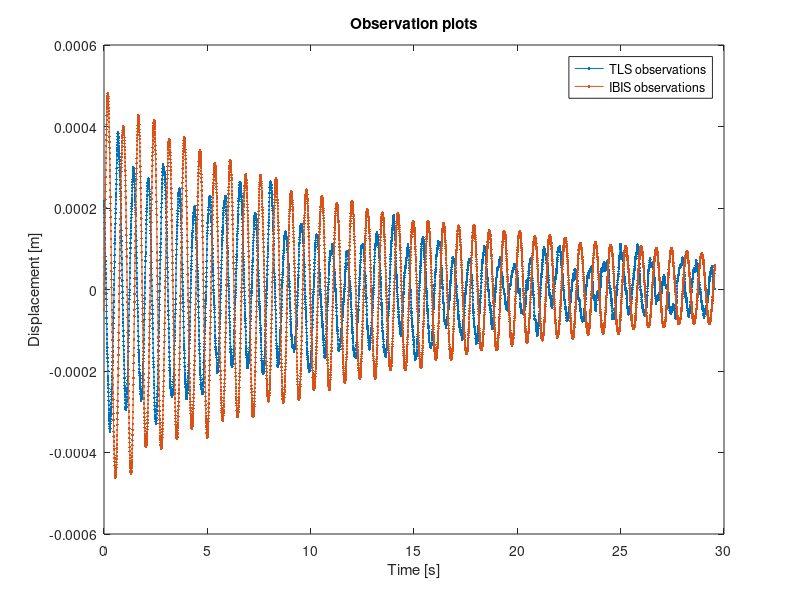
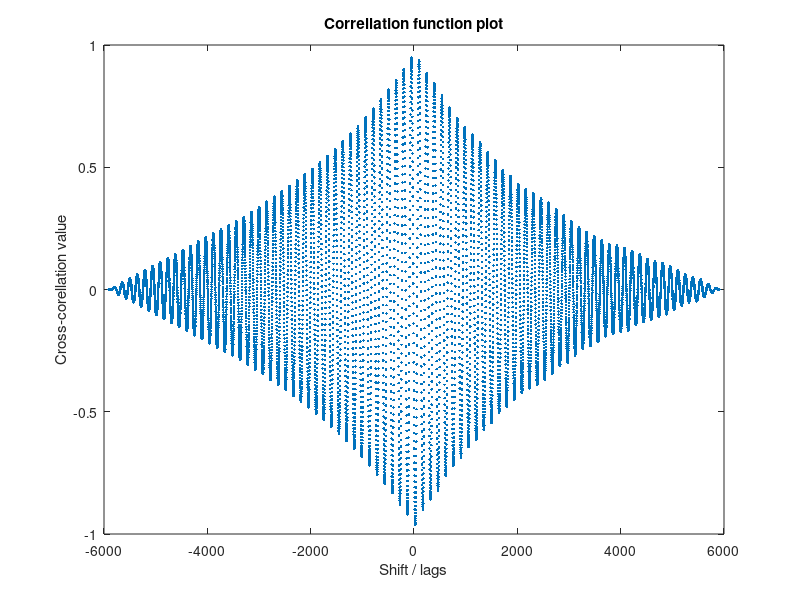
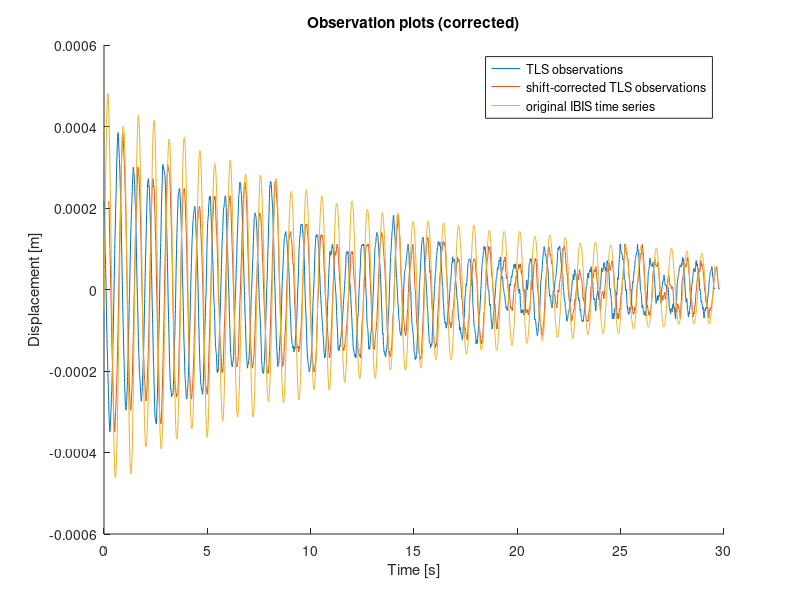

Here is the MATLAB script that generated these plots, in order:
clc;
clear;

close all;
format long g;

%% STOCHASTIC PROCESSES
% Exercise 2 Task4

% plot time series
tls_data = load("tls.txt");
ibis_data = load("ibis.txt");

t_tls = tls_data(:,1);
t_ibis = ibis_data(:,1);
y_tls = tls_data(:,2);
y_ibis = ibis_data(:,2);

figure
plot(t_tls, y_tls, '.-')
hold on 
plot(t_ibis, y_ibis, '.-')
legend('TLS observations','IBIS observations')
title('Observation plots')
xlabel('Time [s]')
ylabel('Displacement [m]')

% determine time-shift

[xcf, lags] = xcorr(y_tls, y_ibis, 'normalized');
[maximum,delay] = max(abs(xcf));
shift_samples = lags(delay);


figure
plot(lags, xcf, '.')
xlabel('Shift / lags')
ylabel('Cross-corellation value')
title('Correllation function plot')

freq_est = length(t_tls) / max(t_tls) % 1/s
s_from_freq_est = 1/freq_est % s
total_shift_s = shift_samples * s_from_freq_est
sprintf('integer Shift until maximum corellation: %.i\n\ntime-adjusted shift until maximum corellation: %.3fs',shift_samples,total_shift_s);

% correct time-axis of TLS-measurements 
t_tls_corr = t_tls + 2*total_shift_s;

figure
hold on;
plot(t_tls,y_tls,'-')
plot(t_tls_corr,y_tls,'-')
plot(t_ibis, y_ibis,'-')
legend('TLS observations','shift-corrected TLS observations','original IBIS time series')
title('Observation plots (corrected)')
xlabel('Time [s]')
ylabel('Displacement [m]')
hold off;